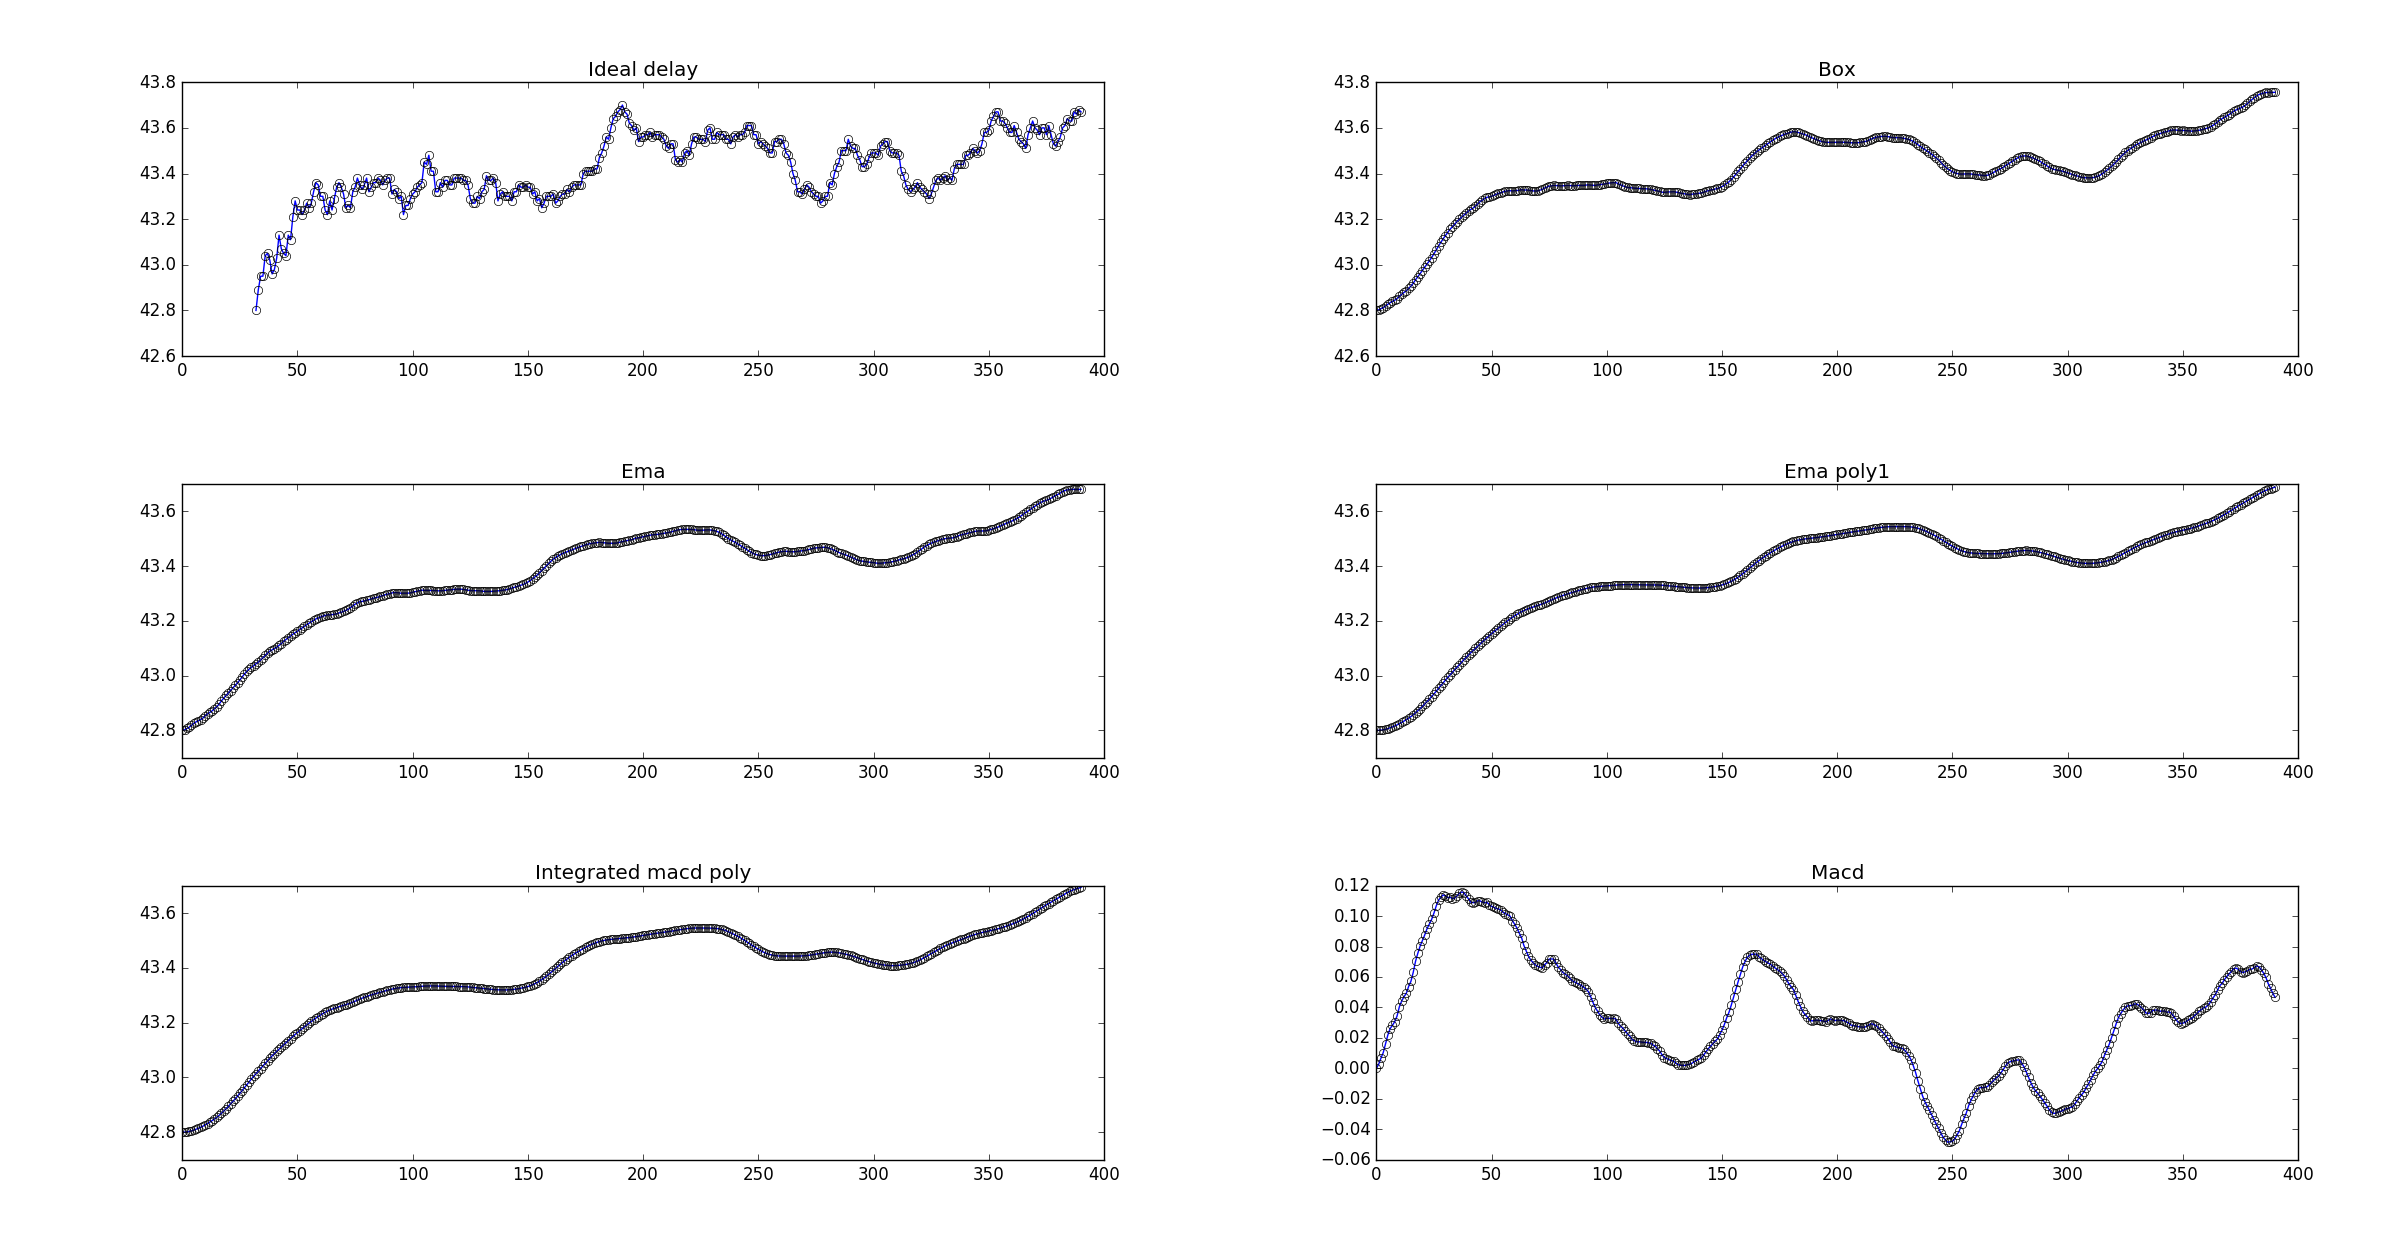

Write the Python code that produced this figure.
#!/usr/bin/anaconda3/bin/python

import numpy as np
import matplotlib.pyplot as plt
import csv

from delta import delta
from step import step
from box import box
from ema import ema
from ema_poly1 import ema_poly1
from macd import macd
from int_macd_poly import int_macd_poly

from apply_macd_filter import apply_macd_filter
from apply_ema_poly1_filter import apply_ema_poly1_filter
from apply_ema_filter import apply_ema_filter
from apply_box_filter import apply_box_filter
from apply_unit_step_filter import apply_unit_step_filter
from apply_delayed_impulse_filter import apply_delayed_impulse_filter 
from apply_integrated_macd_poly_filter import apply_integrated_macd_poly_filter


f, axarr = plt.subplots(3, 2)

with open('jpm_trades.csv', 'r') as trades_csv:
    trades = np.array(list(csv.reader(trades_csv))[1:]).astype('double')
    prices = trades[:,1]

    Nwindow = len(prices)
    
    # a) Delayed impulse

    Ndelay = 32
    lag = 0

    y_fde = apply_delayed_impulse_filter(prices, Ndelay)
    h_delta = delta(Ndelay, Nwindow)
    candidate = np.convolve(prices, h_delta)
    y_convolution = candidate[:len(prices)]

    x_axis = np.arange(Ndelay, len(prices))

    axarr[0, 0].set_title("Ideal delay")
    axarr[0, 0].plot(x_axis, y_fde[Ndelay:])
    axarr[0, 0].plot(x_axis, y_convolution[Ndelay:], 'o', markerfacecolor='none')
    
    # b) Box

    Nbox = 32
    lag = 1

    y_fde = apply_box_filter(prices, Nbox)
    h_box = box(Nbox, Nwindow)
    candidate = np.convolve(prices - prices[0], h_box) + prices[0]
    y_convolution = candidate[:len(prices)]

    axarr[0, 1].set_title("Box")
    axarr[0, 1].plot(y_fde)
    axarr[0, 1].plot(y_convolution, 'o', markerfacecolor='none')
    
    # c) Ema

    Neff = 32
    lag = 1

    y_fde = apply_ema_filter(prices, Neff)
    h_ema = ema(Neff, Nwindow)
    candidate = np.convolve(prices - prices[0], h_ema) + prices[0]
    y_convolution = candidate[:len(prices)]

    axarr[1, 0].set_title("Ema")
    axarr[1, 0].plot(y_fde)
    axarr[1, 0].plot(y_convolution, 'o', markerfacecolor='none')
    
    # d) Ema poly1

    Neff = 32
    lag = 2

    y_fde = apply_ema_poly1_filter(prices, Neff)
    h_ema_poly1 = ema_poly1(Neff, Nwindow)
    candidate = np.convolve(prices - prices[0], h_ema_poly1) + prices[0]
    y_convolution = candidate[:len(prices)]

    axarr[1, 1].set_title("Ema poly1")
    axarr[1, 1].plot(y_fde)
    axarr[1, 1].plot(y_convolution, 'o', markerfacecolor='none')

    # e) Integrated Macd-Poly    
    
    Neff = 32
    lag = 3

    y_fde = apply_integrated_macd_poly_filter(prices, Neff)
    h_int_macd_poly = int_macd_poly(Neff, Nwindow)
    candidate = np.convolve(prices - prices[0], h_int_macd_poly) + prices[0]
    y_convolution = candidate[:len(prices)]

    axarr[2, 0].set_title("Integrated macd poly")
    axarr[2, 0].plot(y_fde)
    axarr[2, 0].plot(y_convolution, 'o', markerfacecolor='none')

    # f) Macd

    Neff_pos = 16
    Neff_neg = 32
    lag = 2

    y_fde = apply_macd_filter(prices, Neff_pos, Neff_neg)
    h_macd = macd(Neff_pos, Neff_neg, Nwindow)
    candidate = np.convolve(prices - prices[0], h_macd)
    y_convolution = candidate[:len(prices)]

    axarr[2, 1].set_title("Macd")
    axarr[2, 1].plot(y_fde)
    axarr[2, 1].plot(y_convolution, 'o', markerfacecolor='none')
    
    
    
plt.tight_layout()
plt.show()
    
